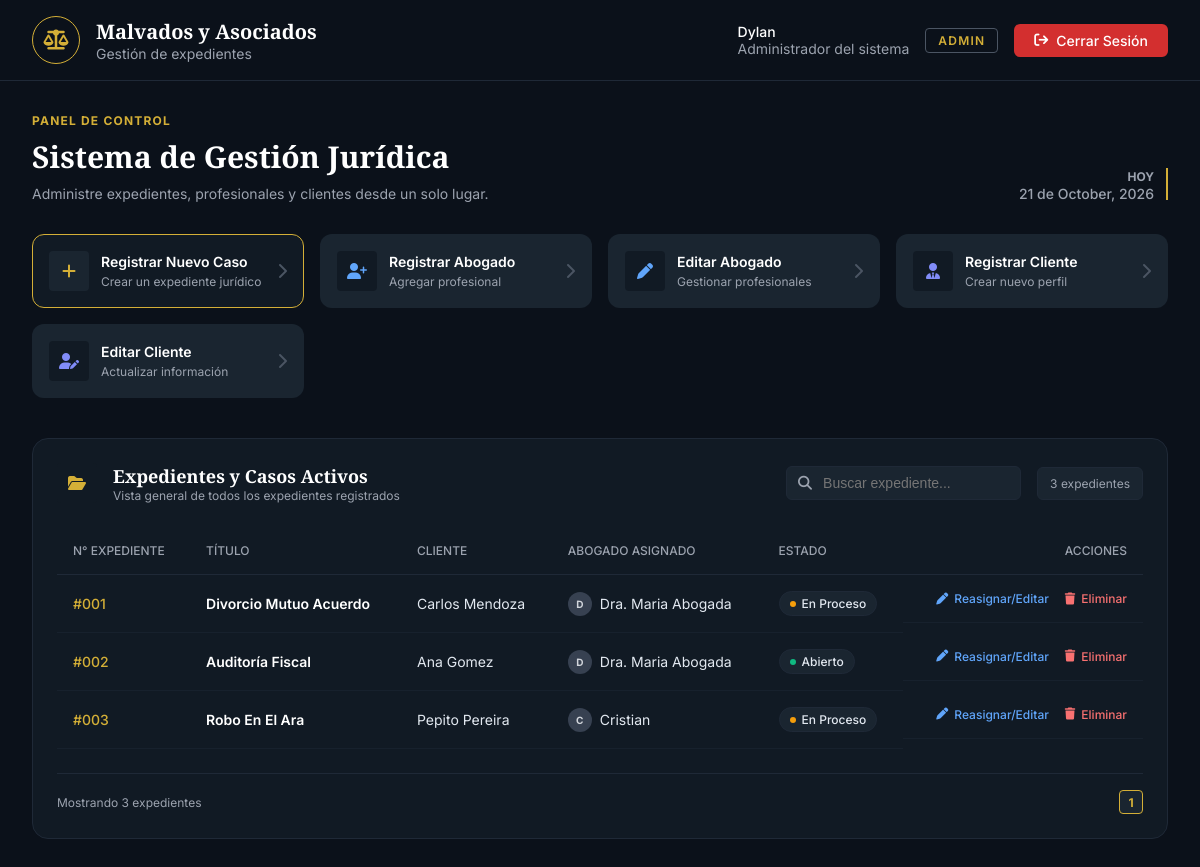
Page /modulos/panel.php (signed in) on the committed database.
### tables this page shows
CREATE TABLE `casos` (
  `id` int(11) NOT NULL,
  `titulo` varchar(150) NOT NULL,
  `descripcion` text DEFAULT NULL,
  `estado` enum('Abierto','En Proceso','Cerrado') DEFAULT 'Abierto',
  `fecha_creacion` timestamp NOT NULL DEFAULT current_timestamp(),
  `usuario_id` int(11) DEFAULT NULL,
  `cliente_id` int(11) DEFAULT NULL
);

CREATE TABLE `clientes` (
  `id` int(11) NOT NULL,
  `nombre` varchar(100) NOT NULL,
  `telefono` varchar(20) DEFAULT NULL,
  `correo` varchar(100) DEFAULT NULL
);

CREATE TABLE `usuarios` (
  `id` int(11) NOT NULL,
  `nombre` varchar(100) NOT NULL,
  `correo` varchar(100) NOT NULL,
  `password` varchar(255) NOT NULL,
  `rol` varchar(20) NOT NULL DEFAULT 'cliente',
  `cliente_id` int(11) DEFAULT NULL,
  `pregunta_seguridad` varchar(150) DEFAULT NULL,
  `respuesta_seguridad` varchar(255) DEFAULT NULL
);

### modulos/panel.php (the view, shortened to what this page needs)
<?php
require_once '../config/conexion.php';
$sql = "SELECT c.id, c.titulo, c.estado, c.fecha_creacion,
               u.nombre AS abogado_nombre, cl.nombre AS cliente_nombre
        FROM casos c
        LEFT JOIN usuarios u ON c.usuario_id = u.id
        INNER JOIN clientes cl ON c.cliente_id = cl.id";
$stmt = $conexion->query($sql);
$casos = $stmt->fetchAll();
?>
<!DOCTYPE html>
<html lang="es">
<head>
    <link rel="stylesheet" href="https://cdnjs.cloudflare.com/ajax/libs/font-awesome/6.4.0/css/all.min.css">
    <link rel="stylesheet" href="../css/styles.css">
</head>
<body class="dark-theme">
    <header class="topbar">
        <div class="topbar-left">
            <div class="logo-icon"><i class="fa-solid fa-scale-balanced"></i></div>
            <div class="brand-text">
                <h1>Malvados y Asociados</h1>
                <p>Gestión de expedientes</p>
            </div>
        </div>
        <div class="topbar-right">
            <div class="user-profile">
                <div class="user-details">
                    <p class="user-name"><?php echo htmlspecialchars($_SESSION['usuario_nombre']); ?></p>
                    <p class="user-role">
                        <?php echo $_SESSION['usuario_rol'] === 'admin' ? 'Administrador del sistema' : 'Usuario estándar'; ?>
                    </p>
                </div>
            </div>
            <?php if ($_SESSION['usuario_rol'] === 'admin'): ?>
                <span class="badge-admin">Admin</span>
            <?php endif; ?>
            <a href="../auth/logout.php" class="btn-logout">
                <i class="fa-solid fa-arrow-right-from-bracket"></i> Cerrar Sesión
            </a>
        </div>
    </header>
    <main class="dashboard-main">
        <div class="page-header">
            <div class="header-titles">
                <span class="subtitle">Panel de Control</span>
                <h2>Sistema de Gestión Jurídica</h2>
                <p>Administre expedientes, profesionales y clientes desde un solo lugar.</p>
            </div>
            <div class="header-date">
                <div class="date-info">
                    <span class="date-label">Hoy</span>
                    <p class="date-value">
                        <?php
                            echo strftime("%d de %B, %Y");
                        ?>
                    </p>
                </div>
                <div class="date-divider"></div>
            </div>
        </div>
        <?php if ($_SESSION['usuario_rol'] === 'admin'): ?>
        <div class="actions-grid">
            <a href="crear_caso.php" class="action-card card-primary">
                <div class="card-left">
                    <div class="icon-box icon-gold"><i class="fa-solid fa-plus"></i></div>
                    <div class="card-text">
                        <h3>Registrar Nuevo Caso</h3>
                        <p>Crear un expediente jurídico</p>
                    </div>
                </div>
                <i class="fa-solid fa-chevron-right arrow"></i>
            </a>
            <a href="agregar_abogado.php" class="action-card">
                <div class="card-left">
                    <div class="icon-box icon-blue"><i class="fa-solid fa-user-plus"></i></div>
                    <div class="card-text">
                        <h3>Registrar Abogado</h3>
                        <p>Agregar profesional</p>
                    </div>
                </div>
                <i class="fa-solid fa-chevron-right arrow"></i>
            </a>
            <a href="editar_abogado.php" class="action-card">
                <div class="card-left">
                    <div class="icon-box icon-blue"><i class="fa-solid fa-pen"></i></div>
                    <div class="card-text">
                        <h3>Editar Abogado</h3>
                        <p>Gestionar profesionales</p>
                    </div>
                </div>
                <i class="fa-solid fa-chevron-right arrow"></i>
            </a>
            <a href="agregar_cliente.php" class="action-card">
                <div class="card-left">
                    <div class="icon-box icon-indigo"><i class="fa-solid fa-user-tie"></i></div>
                    <div class="card-text">
                        <h3>Registrar Cliente</h3>
                        <p>Crear nuevo perfil</p>
                    </div>
                </div>
                <i class="fa-solid fa-chevron-right arrow"></i>
            </a>
            <a href="editar_cliente.php" class="action-card">
                <div class="card-left">
                    <div class="icon-box icon-indigo"><i class="fa-solid fa-user-pen"></i></div>
                    <div class="card-text">
                        <h3>Editar Cliente</h3>
                        <p>Actualizar información</p>
                    </div>
                </div>
                <i class="fa-solid fa-chevron-right arrow"></i>
            </a>
        </div>
        <?php endif; ?>
        <div class="panel-container">
            <div class="panel-header">
                <div class="panel-title">
                    <div class="icon-box icon-gold"><i class="fa-solid fa-folder-open"></i></div>
                    <div>
                        <h3>Expedientes y Casos Activos</h3>
                        <p>Vista general de todos los expedientes registrados</p>
                    </div>
                </div>
                <div class="panel-tools">
                    <div class="search-box">
                        <i class="fa-solid fa-search"></i>
                        <input type="text" placeholder="Buscar expediente...">
                    </div>
                    <span class="counter-badge"><?php echo count($casos); ?> expedientes</span>
                </div>
            </div>
            <div class="table-wrapper">
                <table class="data-table">
                    <thead>
                        <tr>
                            <th>N° Expediente</th>
                            <th>Título</th>
                            <th>Cliente</th>
                            <th>Abogado Asignado</th>
                            <th>Estado</th>
                            <?php if ($_SESSION['usuario_rol'] === 'admin'): ?>
                            <th class="text-right">Acciones</th>
                            <?php endif; ?>
                        </tr>
                    </thead>
                    <tbody>
                        <?php foreach ($casos as $caso): ?>
                            <tr>
                                <td class="text-gold font-medium">#<?php echo str_pad($caso['id'], 3, '0', STR_PAD_LEFT); ?></td>
                                <td class="text-white font-semibold"><?php echo htmlspecialchars($caso['titulo']); ?></td>
                                <td><?php echo htmlspecialchars($caso['cliente_nombre']); ?></td>
                                <td>
                                    <div class="lawyer-cell">
                                        <div class="lawyer-avatar">
                                            <?php echo strtoupper(substr($caso['abogado_nombre'] ?? 'S', 0, 1)); ?>
                                        </div>
                                        <span><?php echo htmlspecialchars($caso['abogado_nombre'] ?? 'Sin asignar'); ?></span>
                                    </div>
                                </td>
                                <td>
                                    <?php
                                        $estado = strtolower($caso['estado']);
                                        $claseEstado = "status-default";
                                        if ($estado == 'abierto') $claseEstado = "status-open";
                                        if ($estado == 'en proceso') $claseEstado = "status-process";
                                    ?>
                                    <span class="status-badge">
                                        <span class="status-dot <?php echo $claseEstado; ?>"></span>
                                        <?php echo ucfirst($caso['estado']); ?>
                                    </span>
                                </td>
                                <?php if ($_SESSION['usuario_rol'] === 'admin'): ?>
                                <td class="actions-cell text-right">
                                    <a href="editar_caso.php?id=<?php echo $caso['id']; ?>" class="btn-action edit">
                                        <i class="fa-solid fa-pen"></i> Reasignar/Editar
                                    </a>
                                    <a href="eliminar_caso.php?id=<?php echo $caso['id']; ?>" onclick="return confirm('¿Archivar/Eliminar caso?')" class="btn-action delete">
                                        <i class="fa-solid fa-trash"></i> Eliminar
                                    </a>
                                </td>
                                <?php endif; ?>
                            </tr>
                        <?php endforeach; ?>
                    </tbody>
                </table>
            </div>
            <div class="panel-footer">
                <p>Mostrando <?php echo count($casos); ?> expedientes</p>
                <div class="pagination-current">1</div>
            </div>
        </div>
    </main>
</body>
</html>

### rows in the picture
casos: id "001", titulo "Divorcio Mutuo Acuerdo", cliente.nombre "Carlos Mendoza", usuario.nombre "D", usuario.nombre "Dra. Maria Abogada", estado "En Proceso"
casos: id "002", titulo "Auditoría Fiscal", cliente.nombre "Ana Gomez", usuario.nombre "D", usuario.nombre "Dra. Maria Abogada", estado "Abierto"
casos: id "003", titulo "Robo En El Ara", cliente.nombre "Pepito Pereira", usuario.nombre "C", usuario.nombre "Cristian", estado "En Proceso"

### other values in the picture
$_SESSION['usuario_nombre'] "Dylan"
strftime("%d de %B, %Y") "21 de October, 2026"
count($casos) "3"
